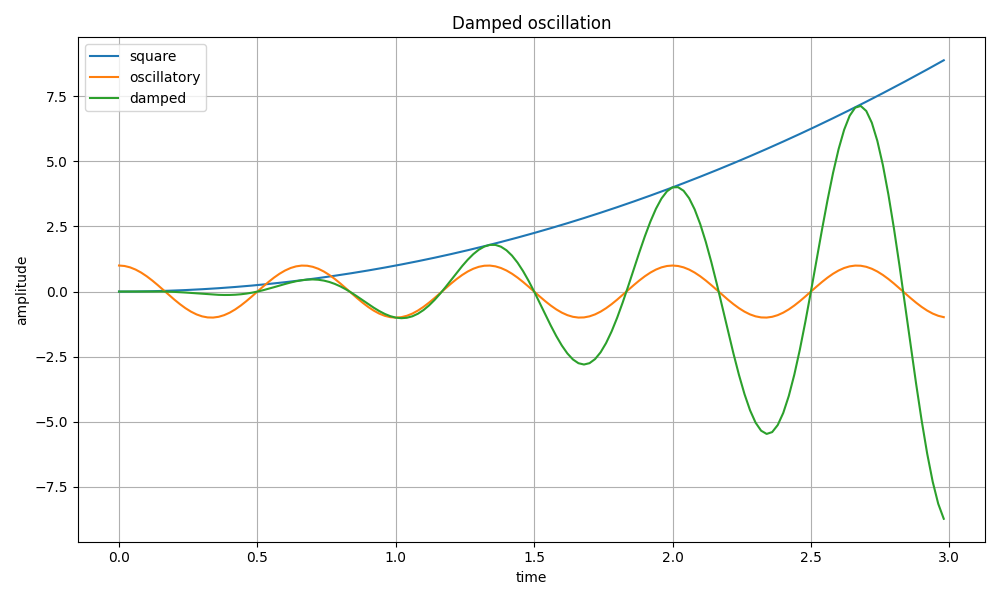

The Python source for this figure:
import matplotlib.pyplot as plt
import numpy as np

# Generate the numerical sequence
x = np.arange(0.0, 3.0, 0.02)

# Calculate the data for the three lines
y1 = x**2  # Square of the sequence
y2 = np.cos(3 * np.pi * x)  # Cosine of 3*pi times the sequence
y3 = y1 * y2  # Product of the square and the cosine

# Create the plot
plt.figure(figsize=(10, 6))  # Adjust figure size for better visualization
plt.plot(x, y1, label='square')
plt.plot(x, y2, label='oscillatory')
plt.plot(x, y3, label='damped')

# Add labels and title
plt.xlabel('time')
plt.ylabel('amplitude')
plt.title('Damped oscillation')

# Add the legend
plt.legend()

# Display the plot
plt.grid(True)  # Add grid for better readability
plt.tight_layout() # Adjust layout to prevent labels from overlapping

plt.savefig('/app/agents/text2chart/v1/save/matplotbench_easy/10/v1.png'); plt.close()